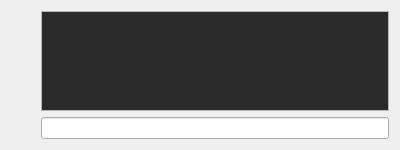
<?xml version="1.0" encoding="UTF-8"?>
<ui version="4.0">
 <class>ConsoleWidget</class>
 <widget class="QWidget" name="ConsoleWidget">
  <property name="geometry">
   <rect>
    <x>0</x>
    <y>0</y>
    <width>400</width>
    <height>150</height>
   </rect>
  </property>
  <property name="minimumSize">
   <size>
    <width>0</width>
    <height>150</height>
   </size>
  </property>
  <layout class="QHBoxLayout" name="horizontalLayout">
   <item>
    <layout class="QVBoxLayout" name="verticalLayout">
     <item>
      <widget class="QToolButton" name="clearButton">
       <property name="toolTip">
        <string>Clear Console</string>
       </property>
       <property name="icon">
        <iconset resource="../Resources.qrc">
         <normaloff>:/assets/images/trash-2.svg</normaloff>:/assets/images/trash-2.svg</iconset>
       </property>
       <property name="autoRaise">
        <bool>true</bool>
       </property>
      </widget>
     </item>
     <item>
      <widget class="QToolButton" name="pauseButton">
       <property name="toolTip">
        <string>Pause/Resume</string>
       </property>
       <property name="icon">
        <iconset resource="../Resources.qrc">
         <normaloff>:/assets/images/pause.svg</normaloff>
         <normalon>:/assets/images/play.svg</normalon>:/assets/images/pause.svg</iconset>
       </property>
       <property name="checkable">
        <bool>true</bool>
       </property>
       <property name="autoRaise">
        <bool>true</bool>
       </property>
      </widget>
     </item>
     <item>
      <spacer name="verticalSpacer">
       <property name="orientation">
        <enum>Qt::Vertical</enum>
       </property>
       <property name="sizeHint" stdset="0">
        <size>
         <width>20</width>
         <height>40</height>
        </size>
       </property>
      </spacer>
     </item>
    </layout>
   </item>
   <item>
    <layout class="QVBoxLayout" name="verticalLayout_2">
     <item>
      <widget class="QListView" name="listView">
       <property name="palette">
        <palette>
         <active>
          <colorrole role="Base">
           <brush brushstyle="SolidPattern">
            <color alpha="255">
             <red>43</red>
             <green>43</green>
             <blue>43</blue>
            </color>
           </brush>
          </colorrole>
         </active>
         <inactive>
          <colorrole role="Base">
           <brush brushstyle="SolidPattern">
            <color alpha="255">
             <red>43</red>
             <green>43</green>
             <blue>43</blue>
            </color>
           </brush>
          </colorrole>
         </inactive>
         <disabled>
          <colorrole role="Base">
           <brush brushstyle="SolidPattern">
            <color alpha="255">
             <red>239</red>
             <green>239</green>
             <blue>239</blue>
            </color>
           </brush>
          </colorrole>
         </disabled>
        </palette>
       </property>
       <property name="font">
        <font>
         <family>Monospace</family>
        </font>
       </property>
       <property name="sizeAdjustPolicy">
        <enum>QAbstractScrollArea::AdjustToContents</enum>
       </property>
       <property name="editTriggers">
        <set>QAbstractItemView::NoEditTriggers</set>
       </property>
       <property name="selectionBehavior">
        <enum>QAbstractItemView::SelectRows</enum>
       </property>
       <property name="textElideMode">
        <enum>Qt::ElideNone</enum>
       </property>
      </widget>
     </item>
     <item>
      <widget class="QLineEdit" name="commandEdit"/>
     </item>
    </layout>
   </item>
  </layout>
 </widget>
 <resources>
  <include location="../Resources.qrc"/>
 </resources>
 <connections/>
</ui>
